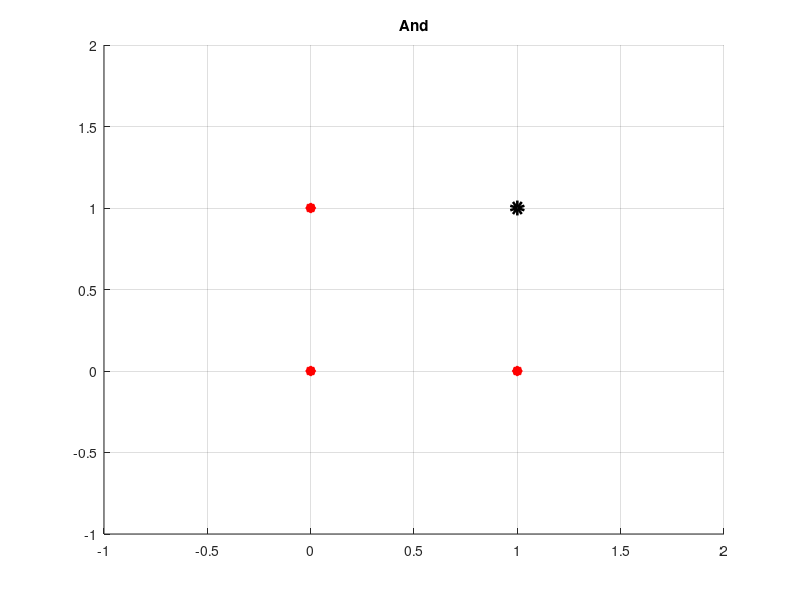

Write the MATLAB code that produced this figure.
close all; 
clc;
clear all;
bem=[ 0 0; 0 1; 1 0; 1 1];
anderedmeny= [0;0;0;1];
tanulrata=1;
 w=randn(2,1); 
%suly
s1=1;
s2=1;
b=-1;

hold on; grid on;
%plot(x,x*s1+b);
E=1;
while E~=0
    E=0;
    for i=1:4
        yi=bem(i,1)*s1+bem(i,2)*s2+b;
        if yi>=0
            yo=1;
        else
            yo=0;
        end;
        y(i)=yo;
        if anderedmeny(i)==yo
            sv1=0;
            sv2=0;
            db=0;
        else
            sv1=tanulrata*(anderedmeny(i)-yo)*bem(i,1);
            sv2=tanulrata*(anderedmeny(i)-yo)*bem(i,2);
            db=tanulrata*(anderedmeny(i)-yo);
        end;
        s1=s1+sv1;
        s2=s2+sv2;
        b=b+db;
        E=E+(anderedmeny(i) - yo)^2;
    end
    clf('reset');
    hold on; grid on;
    axis([-1 2 -1 2]);
    title('press a key');
    for i=1:4
        if y(i)==0
            %plot(bem,bem*(w+tanulrata*(anderedmeny(i)-yi)*bem(i,:)')+b);
            plot(bem(i,1),bem(i,2), 'r*', 'LineWidth', 5); end;
        if y(i)>0
             %plot(bem,bem*(w+tanulrata*(anderedmeny(i)-yi)*bem(i,:)')+b);
             plot(bem(i,1),bem(i,2), 'ko', 'LineWidth', 5 ); end;
    end;
    pause()
end;

title('And');


